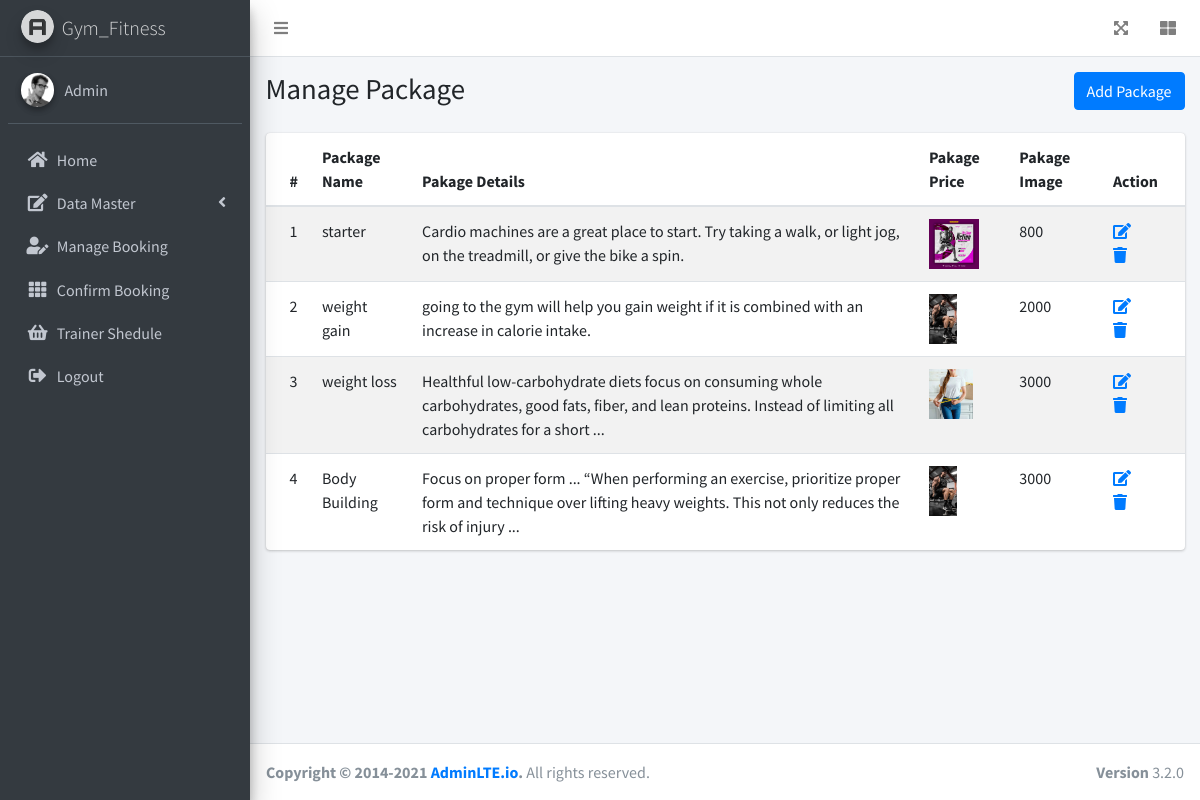
The app's page /admin/managePackage.php with its own data.
### tables this page shows
CREATE TABLE `package` (
  `package_id` int(11) NOT NULL,
  `package_name` varchar(255) NOT NULL,
  `price` float NOT NULL,
  `pacakge_details` varchar(255) NOT NULL,
  `p_image` varchar(255) NOT NULL,
  `status` int(1) NOT NULL DEFAULT 0,
  `created_at` timestamp NOT NULL DEFAULT current_timestamp(),
  `update_at` timestamp NOT NULL DEFAULT current_timestamp() ON UPDATE current_timestamp()
);

### admin/managePackage.php (the view, shortened to what this page needs)
<?php
require_once('../include/db.php');
$sql = "SELECT * FROM `package`";
$result= mysqli_query($conn,$sql);
?>
<!DOCTYPE html>
<html lang="en">
<?php require_once("./layout/haeder.php");?>
<body class="hold-transition sidebar-mini layout-fixed">
<div class="wrapper">
  <?php
  require_once("./layout/navbar.php") ?>
  <aside class="main-sidebar sidebar-dark-primary elevation-4">
    <a href="index3.html" class="brand-link">
      <img src="./dist/img/AdminLTELogo.png" alt="AdminLTE Logo" class="brand-image img-circle elevation-3" style="opacity: .8">
      <span class="brand-text font-weight-light">Gym_Fitness</span>
    </a>
    <?php require_once("./layout/sidebar.php");?>
  </aside>
  <div class="content-wrapper">
    <div class="content-header">
      <div class="container-fluid">
        <div class="row mb-2">
          <div class="col-sm-6">
            <h1 class="m-0">Manage Package</h1>
          </div>
          <div class="col-sm-6">
            <ol class="breadcrumb float-sm-right">
              <li class="breadcrumb-item active"><a href="./addPackage.php" id="add-new-user" class="btn btn-primary">Add Package</a></li>
            </ol>
          </div>
        </div>
      </div>
    </div>
    <section class="content">
     <div class="container-fluid">
      <div class="card">
              <div class="card-body p-0">
                <table class="table table-striped">
                  <thead>
                    <tr>
                    <th>#</th>
                      <th>Package Name</th>
                      <th>Pakage Details</th>
                      <th>Pakage Price</th>
                      <th>Pakage Image</th>
                      <th>Action</th>
                    </tr>
                  </thead>
                  <tbody id="load-table">
                  <tr>
                  <?php  while ($row = mysqli_fetch_assoc($result)) { ?>
                      <td><?php echo $row["package_id"];?></td>
                      <td ><?php echo $row["package_name"];?></td>
                      <td ><?php echo $row["pacakge_details"];?></td>
                      <td ><img src="./imges/<?php echo $row["p_image"];?>" style="width: auto; height:50px;"></td>
                      <td ><?php echo $row["price"];?></td>
                      <td>
                        <a href="editPackage.php?id=<?php echo $row["package_id"];?>"><i class="fa fa-edit"></i></a>&nbsp; &nbsp; &nbsp;
                        <a href="#" data-id="<?php echo $row['package_id'];?>"  id="delete-icon"><i class="fa fa-trash" aria-hidden="true"></i></a>
                    </td>
                    </tr>
                    <?php }?>
                  </tbody>
                </table>
              </div>
            </div>
      </div>
   </section>
  </div>
  <?php require_once("./layout/footer.php"); ?>
</div>

### records on screen
package: package_id "1", package_name "starter", pacakge_details "Cardio machines are a great place to start. Try taking a walk, or light jog, on the treadmill, or give the bike a spin.", p_image (picture), price "800"
package: package_id "2", package_name "weight gain", pacakge_details "going to the gym will help you gain weight if it is combined with an increase in calorie intake.", p_image (picture), price "2000"
package: package_id "3", package_name "weight loss", pacakge_details "Healthful low-carbohydrate diets focus on consuming whole carbohydrates, good fats, fiber, and lean proteins. Instead of limiting all carbohydrates for a short ...", p_image (picture), price "3000"
package: package_id "4", package_name "Body Building", pacakge_details "Focus on proper form ... “When performing an exercise, prioritize proper form and technique over lifting heavy weights. This not only reduces the risk of injury ...", p_image (picture), price "3000"
